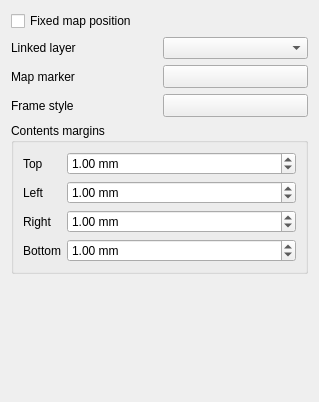
<?xml version="1.0" encoding="UTF-8"?>
<ui version="4.0">
 <class>QgsAnnotationWidgetBase</class>
 <widget class="QWidget" name="QgsAnnotationWidgetBase">
  <property name="geometry">
   <rect>
    <x>0</x>
    <y>0</y>
    <width>319</width>
    <height>402</height>
   </rect>
  </property>
  <property name="windowTitle">
   <string>Form</string>
  </property>
  <layout class="QGridLayout" name="gridLayout">
   <item row="3" column="1">
    <widget class="QgsSymbolButton" name="mFrameStyleButton">
     <property name="sizePolicy">
      <sizepolicy hsizetype="Preferred" vsizetype="Fixed">
       <horstretch>0</horstretch>
       <verstretch>0</verstretch>
      </sizepolicy>
     </property>
     <property name="text">
      <string/>
     </property>
    </widget>
   </item>
   <item row="3" column="0">
    <widget class="QLabel" name="mMapMarkerLabel_3">
     <property name="text">
      <string>Frame style</string>
     </property>
     <property name="buddy">
      <cstring>mMapMarkerButton</cstring>
     </property>
    </widget>
   </item>
   <item row="0" column="0" colspan="2">
    <widget class="QCheckBox" name="mMapPositionFixedCheckBox">
     <property name="text">
      <string>Fixed map position</string>
     </property>
    </widget>
   </item>
   <item row="5" column="0" colspan="2">
    <widget class="QgsCollapsibleGroupBox" name="mMarginsGroupBox">
     <property name="title">
      <string>Contents margins</string>
     </property>
     <layout class="QGridLayout" name="gridLayout_2">
      <item row="0" column="0">
       <widget class="QLabel" name="label">
        <property name="text">
         <string>Top</string>
        </property>
       </widget>
      </item>
      <item row="0" column="1">
       <widget class="QgsDoubleSpinBox" name="mSpinTopMargin">
        <property name="sizePolicy">
         <sizepolicy hsizetype="Minimum" vsizetype="Fixed">
          <horstretch>1</horstretch>
          <verstretch>0</verstretch>
         </sizepolicy>
        </property>
        <property name="suffix">
         <string> mm</string>
        </property>
        <property name="decimals">
         <number>2</number>
        </property>
        <property name="maximum">
         <double>10000000.000000000000000</double>
        </property>
        <property name="singleStep">
         <double>0.200000000000000</double>
        </property>
        <property name="value">
         <double>1.000000000000000</double>
        </property>
       </widget>
      </item>
      <item row="3" column="0">
       <widget class="QLabel" name="label_4">
        <property name="text">
         <string>Bottom</string>
        </property>
       </widget>
      </item>
      <item row="1" column="0">
       <widget class="QLabel" name="label_2">
        <property name="text">
         <string>Left</string>
        </property>
       </widget>
      </item>
      <item row="2" column="0">
       <widget class="QLabel" name="label_3">
        <property name="text">
         <string>Right</string>
        </property>
       </widget>
      </item>
      <item row="1" column="1">
       <widget class="QgsDoubleSpinBox" name="mSpinLeftMargin">
        <property name="sizePolicy">
         <sizepolicy hsizetype="Minimum" vsizetype="Fixed">
          <horstretch>1</horstretch>
          <verstretch>0</verstretch>
         </sizepolicy>
        </property>
        <property name="suffix">
         <string> mm</string>
        </property>
        <property name="decimals">
         <number>2</number>
        </property>
        <property name="maximum">
         <double>10000000.000000000000000</double>
        </property>
        <property name="singleStep">
         <double>0.200000000000000</double>
        </property>
        <property name="value">
         <double>1.000000000000000</double>
        </property>
       </widget>
      </item>
      <item row="2" column="1">
       <widget class="QgsDoubleSpinBox" name="mSpinRightMargin">
        <property name="sizePolicy">
         <sizepolicy hsizetype="Minimum" vsizetype="Fixed">
          <horstretch>1</horstretch>
          <verstretch>0</verstretch>
         </sizepolicy>
        </property>
        <property name="suffix">
         <string> mm</string>
        </property>
        <property name="decimals">
         <number>2</number>
        </property>
        <property name="maximum">
         <double>10000000.000000000000000</double>
        </property>
        <property name="singleStep">
         <double>0.200000000000000</double>
        </property>
        <property name="value">
         <double>1.000000000000000</double>
        </property>
       </widget>
      </item>
      <item row="3" column="1">
       <widget class="QgsDoubleSpinBox" name="mSpinBottomMargin">
        <property name="sizePolicy">
         <sizepolicy hsizetype="Minimum" vsizetype="Fixed">
          <horstretch>1</horstretch>
          <verstretch>0</verstretch>
         </sizepolicy>
        </property>
        <property name="suffix">
         <string> mm</string>
        </property>
        <property name="decimals">
         <number>2</number>
        </property>
        <property name="maximum">
         <double>10000000.000000000000000</double>
        </property>
        <property name="singleStep">
         <double>0.200000000000000</double>
        </property>
        <property name="value">
         <double>1.000000000000000</double>
        </property>
       </widget>
      </item>
     </layout>
    </widget>
   </item>
   <item row="6" column="1">
    <spacer name="verticalSpacer">
     <property name="orientation">
      <enum>Qt::Vertical</enum>
     </property>
     <property name="sizeHint" stdset="0">
      <size>
       <width>20</width>
       <height>40</height>
      </size>
     </property>
    </spacer>
   </item>
   <item row="1" column="1">
    <widget class="QgsMapLayerComboBox" name="mLayerComboBox">
     <property name="toolTip">
      <string>Allows the annotation to be associated with a map layer. If set, the annotation will only be visible when the layer is visible.</string>
     </property>
    </widget>
   </item>
   <item row="2" column="0">
    <widget class="QLabel" name="mMapMarkerLabel">
     <property name="text">
      <string>Map marker</string>
     </property>
     <property name="buddy">
      <cstring>mMapMarkerButton</cstring>
     </property>
    </widget>
   </item>
   <item row="2" column="1">
    <widget class="QgsSymbolButton" name="mMapMarkerButton">
     <property name="sizePolicy">
      <sizepolicy hsizetype="Preferred" vsizetype="Fixed">
       <horstretch>0</horstretch>
       <verstretch>0</verstretch>
      </sizepolicy>
     </property>
     <property name="text">
      <string/>
     </property>
    </widget>
   </item>
   <item row="1" column="0">
    <widget class="QLabel" name="mMapMarkerLabel_2">
     <property name="text">
      <string>Linked layer</string>
     </property>
     <property name="buddy">
      <cstring>mMapMarkerButton</cstring>
     </property>
    </widget>
   </item>
  </layout>
 </widget>
 <customwidgets>
  <customwidget>
   <class>QgsMapLayerComboBox</class>
   <extends>QComboBox</extends>
   <header location="global">qgsmaplayercombobox.h</header>
  </customwidget>
  <customwidget>
   <class>QgsDoubleSpinBox</class>
   <extends>QDoubleSpinBox</extends>
   <header>qgsdoublespinbox.h</header>
  </customwidget>
  <customwidget>
   <class>QgsCollapsibleGroupBox</class>
   <extends>QGroupBox</extends>
   <header>qgscollapsiblegroupbox.h</header>
   <container>1</container>
  </customwidget>
  <customwidget>
   <class>QgsSymbolButton</class>
   <extends>QToolButton</extends>
   <header>qgssymbolbutton.h</header>
  </customwidget>
 </customwidgets>
 <tabstops>
  <tabstop>mMapPositionFixedCheckBox</tabstop>
  <tabstop>mLayerComboBox</tabstop>
  <tabstop>mMapMarkerButton</tabstop>
 </tabstops>
 <resources/>
 <connections/>
</ui>
